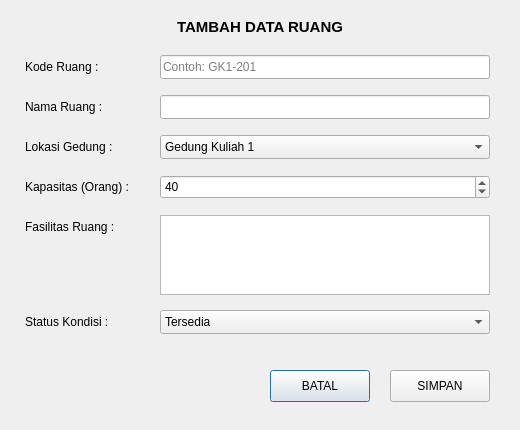
<?xml version="1.0" encoding="UTF-8"?>
<ui version="4.0">
 <class>DialogTambahRuang</class>
 <widget class="QDialog" name="DialogTambahRuang">
  <property name="geometry">
   <rect>
    <x>0</x>
    <y>0</y>
    <width>520</width>
    <height>430</height>
   </rect>
  </property>
  <property name="windowTitle">
   <string>Tambah Data Ruang</string>
  </property>
  <widget class="QLabel" name="lblJudul">
   <property name="geometry">
    <rect>
     <x>10</x>
     <y>15</y>
     <width>500</width>
     <height>24</height>
    </rect>
   </property>
   <property name="font">
    <font>
     <pointsize>11</pointsize>
     <weight>75</weight>
     <bold>true</bold>
    </font>
   </property>
   <property name="text">
    <string>TAMBAH DATA RUANG</string>
   </property>
   <property name="alignment">
    <set>Qt::AlignCenter</set>
   </property>
  </widget>
  <widget class="QLabel" name="lblKodeRuang">
   <property name="geometry">
    <rect>
     <x>25</x>
     <y>55</y>
     <width>125</width>
     <height>24</height>
    </rect>
   </property>
   <property name="text">
    <string>Kode Ruang :</string>
   </property>
  </widget>
  <widget class="QLineEdit" name="txtKodeRuang">
   <property name="geometry">
    <rect>
     <x>160</x>
     <y>55</y>
     <width>330</width>
     <height>24</height>
    </rect>
   </property>
   <property name="placeholderText">
    <string>Contoh: GK1-201</string>
   </property>
  </widget>
  <widget class="QLabel" name="lblNamaRuang">
   <property name="geometry">
    <rect>
     <x>25</x>
     <y>95</y>
     <width>125</width>
     <height>24</height>
    </rect>
   </property>
   <property name="text">
    <string>Nama Ruang :</string>
   </property>
  </widget>
  <widget class="QLineEdit" name="txtNamaRuang">
   <property name="geometry">
    <rect>
     <x>160</x>
     <y>95</y>
     <width>330</width>
     <height>24</height>
    </rect>
   </property>
  </widget>
  <widget class="QLabel" name="lblLokasiGedung">
   <property name="geometry">
    <rect>
     <x>25</x>
     <y>135</y>
     <width>125</width>
     <height>24</height>
    </rect>
   </property>
   <property name="text">
    <string>Lokasi Gedung :</string>
   </property>
  </widget>
  <widget class="QComboBox" name="comboGedung">
   <property name="geometry">
    <rect>
     <x>160</x>
     <y>135</y>
     <width>330</width>
     <height>24</height>
    </rect>
   </property>
   <item>
    <property name="text">
     <string>Gedung Kuliah 1</string>
    </property>
   </item>
   <item>
    <property name="text">
     <string>Gedung Kuliah 2</string>
    </property>
   </item>
   <item>
    <property name="text">
     <string>Gedung Teknik</string>
    </property>
   </item>
   <item>
    <property name="text">
     <string>Aula</string>
    </property>
   </item>
  </widget>
  <widget class="QLabel" name="lblKapasitas">
   <property name="geometry">
    <rect>
     <x>25</x>
     <y>175</y>
     <width>125</width>
     <height>24</height>
    </rect>
   </property>
   <property name="text">
    <string>Kapasitas (Orang) :</string>
   </property>
  </widget>
  <widget class="QSpinBox" name="spinKapasitas">
   <property name="geometry">
    <rect>
     <x>160</x>
     <y>175</y>
     <width>330</width>
     <height>24</height>
    </rect>
   </property>
   <property name="minimum">
    <number>1</number>
   </property>
   <property name="maximum">
    <number>1000</number>
   </property>
   <property name="value">
    <number>40</number>
   </property>
  </widget>
  <widget class="QLabel" name="lblFasilitas">
   <property name="geometry">
    <rect>
     <x>25</x>
     <y>215</y>
     <width>125</width>
     <height>24</height>
    </rect>
   </property>
   <property name="text">
    <string>Fasilitas Ruang :</string>
   </property>
  </widget>
  <widget class="QTextEdit" name="txtFasilitas">
   <property name="geometry">
    <rect>
     <x>160</x>
     <y>215</y>
     <width>330</width>
     <height>80</height>
    </rect>
   </property>
  </widget>
  <widget class="QLabel" name="lblStatusKondisi">
   <property name="geometry">
    <rect>
     <x>25</x>
     <y>310</y>
     <width>125</width>
     <height>24</height>
    </rect>
   </property>
   <property name="text">
    <string>Status Kondisi :</string>
   </property>
  </widget>
  <widget class="QComboBox" name="comboStatus">
   <property name="geometry">
    <rect>
     <x>160</x>
     <y>310</y>
     <width>330</width>
     <height>24</height>
    </rect>
   </property>
   <item>
    <property name="text">
     <string>Tersedia</string>
    </property>
   </item>
   <item>
    <property name="text">
     <string>Perbaikan</string>
    </property>
   </item>
   <item>
    <property name="text">
     <string>Tidak Tersedia</string>
    </property>
   </item>
  </widget>
  <widget class="QPushButton" name="btnBatal">
   <property name="geometry">
    <rect>
     <x>270</x>
     <y>370</y>
     <width>100</width>
     <height>32</height>
    </rect>
   </property>
   <property name="text">
    <string>BATAL</string>
   </property>
  </widget>
  <widget class="QPushButton" name="btnSimpan">
   <property name="geometry">
    <rect>
     <x>390</x>
     <y>370</y>
     <width>100</width>
     <height>32</height>
    </rect>
   </property>
   <property name="text">
    <string>SIMPAN</string>
   </property>
  </widget>
 </widget>
 <resources/>
 <connections/>
</ui>
